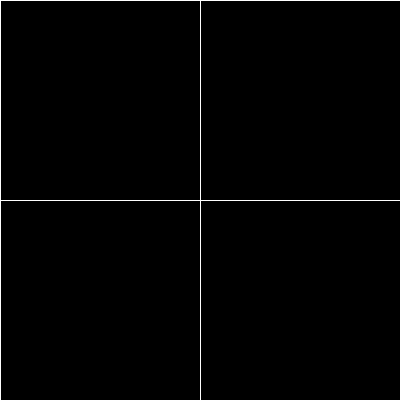
Frame 1 (no input)
Frame 60 (the mouse pressed at the canvas centre just before this capture): identical to frame 1, image omitted
Frame 120 (the mouse held since frame 60 and released just before this capture): identical to frame 1, image omitted

The Processing sketch that drew this single still picture (run headless with seeded random() and noise(); from frame 60 on, the mouse is pressed at the canvas centre):

// Processing sketch: buttons
// ── buttons.pde
//Craig Protzel
//ITP - ICM Fall 2012
//This example demonstrates 4 types of buttons

//Declare conditionals for each button
//Set all buttons to false

boolean buttonTopRight = false;
boolean buttonBottomRight = false;
boolean buttonTopLeft = false;
boolean buttonBottomLeft = false;

//The bottom left will incorporate hovering so it needs additional booleans
boolean buttonBottomLeftClicked = false;
boolean buttonBottomLeftHover = false;

//Declare a fill variable for each button
float fillTopRight;
float fillBottomRight;
float fillTopLeft;
float fillBottomLeft;


void setup() {

  size(400, 400);
  smooth();
  background(0);

  //create permanent grid
  stroke(255);
  line (width/2, 0, width/2, height);
  line(0, height/2, width, height/2);
}


void draw() {

  //check if the mouse is inside the Top Right Square
  if (mouseX > width/2 && mouseY < height/2) {
    buttonTopRight = true;
    println("Inside Top Right");
  }
  else {
    buttonTopRight = false;
  }

  //check if the mouse is inside the Bottom Right square and if the mouse is pressed
  if (mouseX > width/2 && mouseY > height/2 && mousePressed) {
    buttonBottomRight = true;
    println("Clicked Bottom Right");
  } 
  else {
    buttonBottomRight = false;
  }

  //check if the mouse is inside the Bottom Left button and if the button has been clicked
  if ((mouseX < width/2 && mouseY > height/2 && (buttonBottomLeftClicked)) || (buttonBottomLeftClicked) ) {
    buttonBottomLeft = true;
    buttonBottomLeftHover = false;
  } 
  //check if the mouse is inside the Bottom Left button and if the button has not been clicked  
  else if (mouseX < width/2 && mouseY > height/2 && !(buttonBottomLeftClicked)) {
    buttonBottomLeft = false;
    buttonBottomLeftHover = true;
    println("Hover Bottom Right");
  } 
  //all other scenarios (check if the mouse is outside the Bottom Left button and if the button has not been clicked)  
  else {
    buttonBottomLeft = false;
    buttonBottomLeftHover = false;
  }

  //determine the fill values for each buttons 
  if (buttonTopRight) {
    fillTopRight = 255;
  }
  else {
    fillTopRight = 0;
  }

  if (buttonBottomRight) {
    fillBottomRight = 255;
  }
  else {
    fillBottomRight = 0;
  }
  
  if (buttonTopLeft) {
    fillTopLeft = 255;
  }
  else {
    fillTopLeft = 0;
  }

  //the Bottom Left button requires an "else if" to check for hover
  if (buttonBottomLeft) {
    fillBottomLeft = 255;
  }
  else if (buttonBottomLeftHover) {
    fillBottomLeft = 125;
  }  
  else {
    fillBottomLeft = 0;
  } 

  //set the fill value and draw each button
  fill(fillTopLeft);  
  rect(0, 0, width/2, height/2);
  fill(fillTopRight);  
  rect(width/2, 0, width/2, height/2);
  fill(fillBottomLeft);  
  rect(0, height/2, width/2, height/2);
  fill(fillBottomRight);  
  rect(width/2, height/2, width/2, height/2);
}


//Use the mousePressed() function to toggle the Top Left and Bottom Left Buttons
//This function is called outside the draw loop so the conditionals don't get reset each frame
void mousePressed() {
  if (mouseX < width/2 && mouseY < height/2 && mousePressed) {
    buttonTopLeft = !buttonTopLeft;
    println("Toggle Top Left");
  }

  if (mouseX < width/2 && mouseY > height/2 && mousePressed) {
    buttonBottomLeftClicked = !buttonBottomLeftClicked;
    println("Toggle Bottom Left");
  }
}
